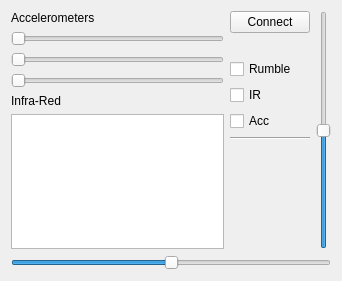
<ui version="4.0" >
 <class>QtWiiMoteClass</class>
 <widget class="QWidget" name="QtWiiMoteClass" >
  <property name="geometry" >
   <rect>
    <x>0</x>
    <y>0</y>
    <width>342</width>
    <height>281</height>
   </rect>
  </property>
  <property name="windowTitle" >
   <string>QtWiiMote</string>
  </property>
  <layout class="QVBoxLayout" name="verticalLayout" >
   <item>
    <layout class="QHBoxLayout" name="horizontalLayout" >
     <item>
      <layout class="QVBoxLayout" name="verticalLayout_2" >
       <item>
        <widget class="QLabel" name="label" >
         <property name="text" >
          <string>Accelerometers</string>
         </property>
        </widget>
       </item>
       <item>
        <widget class="QSlider" name="xAccel" >
         <property name="maximum" >
          <number>500</number>
         </property>
         <property name="orientation" >
          <enum>Qt::Horizontal</enum>
         </property>
        </widget>
       </item>
       <item>
        <widget class="QSlider" name="yAccel" >
         <property name="maximum" >
          <number>500</number>
         </property>
         <property name="orientation" >
          <enum>Qt::Horizontal</enum>
         </property>
        </widget>
       </item>
       <item>
        <widget class="QSlider" name="zAccel" >
         <property name="maximum" >
          <number>500</number>
         </property>
         <property name="orientation" >
          <enum>Qt::Horizontal</enum>
         </property>
        </widget>
       </item>
       <item>
        <widget class="QLabel" name="label_2" >
         <property name="text" >
          <string>Infra-Red</string>
         </property>
        </widget>
       </item>
       <item>
        <widget class="QGraphicsView" name="graphicsView" />
       </item>
      </layout>
     </item>
     <item>
      <layout class="QVBoxLayout" name="verticalLayout_3" >
       <item>
        <widget class="QPushButton" name="connectButton" >
         <property name="text" >
          <string>Connect</string>
         </property>
        </widget>
       </item>
       <item>
        <widget class="QLabel" name="connectLabel" >
         <property name="text" >
          <string/>
         </property>
        </widget>
       </item>
       <item>
        <widget class="QCheckBox" name="rumbleBox" >
         <property name="text" >
          <string>Rumble</string>
         </property>
        </widget>
       </item>
       <item>
        <widget class="QCheckBox" name="checkBox" >
         <property name="text" >
          <string>IR</string>
         </property>
        </widget>
       </item>
       <item>
        <widget class="QCheckBox" name="checkBox_2" >
         <property name="text" >
          <string>Acc</string>
         </property>
        </widget>
       </item>
       <item>
        <widget class="Line" name="line" >
         <property name="orientation" >
          <enum>Qt::Horizontal</enum>
         </property>
        </widget>
       </item>
       <item>
        <spacer name="verticalSpacer" >
         <property name="orientation" >
          <enum>Qt::Vertical</enum>
         </property>
         <property name="sizeHint" stdset="0" >
          <size>
           <width>20</width>
           <height>40</height>
          </size>
         </property>
        </spacer>
       </item>
      </layout>
     </item>
     <item>
      <widget class="QSlider" name="pitchSlider" >
       <property name="minimum" >
        <number>-180</number>
       </property>
       <property name="maximum" >
        <number>180</number>
       </property>
       <property name="orientation" >
        <enum>Qt::Vertical</enum>
       </property>
      </widget>
     </item>
    </layout>
   </item>
   <item>
    <widget class="QSlider" name="rollSlider" >
     <property name="minimum" >
      <number>-180</number>
     </property>
     <property name="maximum" >
      <number>180</number>
     </property>
     <property name="orientation" >
      <enum>Qt::Horizontal</enum>
     </property>
    </widget>
   </item>
  </layout>
 </widget>
 <layoutdefault spacing="6" margin="11" />
 <resources/>
 <connections/>
</ui>
